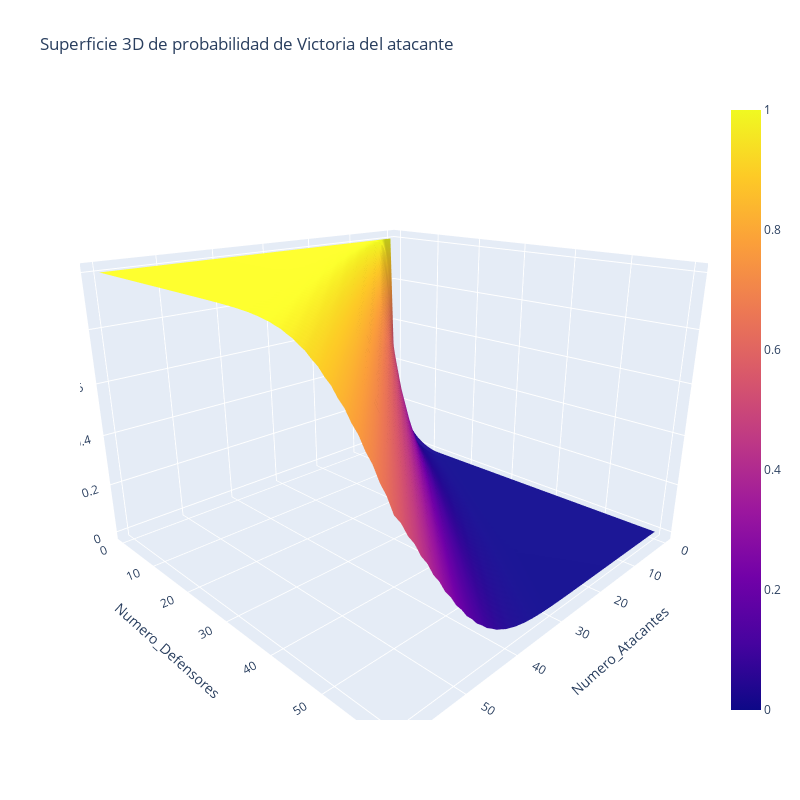

The code cell stored with this chart in its notebook:
### Code cell
import pandas as pd
import plotly.graph_objects as go

# Creamos un DataFrame de ejemplo
dfpb = df

# Creamos una tabla pivote a partir del DataFrame
table = pd.pivot_table(dfpb, values='Probabilidad_Victoria_Atacante', index='Numero_Atacantes', columns='Numero_Defensores')

# Creamos una malla de coordenadas x y z a partir de la tabla pivote
x, y = table.index.values, table.columns.values
X, Y = np.meshgrid(x, y)
Z = table.values.T

# Creamos la superficie 3D a partir de la malla de coordenadas
fig = go.Figure(data=[go.Surface(x=X, y=Y, z=Z)])

# Configuramos el diseño de la figura
fig.update_layout(
    title='Superficie 3D de probabilidad de Victoria del atacante',
    autosize=False,
    width=800,
    height=800,
    scene=dict(
        xaxis=dict(title='Numero_Atacantes'),
        yaxis=dict(title='Numero_Defensores'),
        zaxis=dict(title='Probabilidad_Victoria_Atacante'),
        aspectratio=dict(x=1, y=1, z=0.7),
        camera_eye=dict(x=1.2, y=1.2, z=0.6),
        dragmode='orbit'
    )
)

# Mostramos la figura
fig.show()

### Figure 1 — Plotly figure (JSON) as saved in the notebook; plotly's stock layout.template omitted (floating-point values rounded to 4 significant figures; data arrays with more than 128 entries replaced by an {"elided": "..."} marker saying what was removed)
{"data": [{"type": "surface", "x": {"elided": "61x61 int values"}, "y": {"elided": "61x61 int values"}, "z": {"elided": "61x61 float values"}}], "layout": {"autosize": false, "height": 800, "scene": {"aspectratio": {"x": 1, "y": 1, "z": 0.7}, "camera": {"eye": {"x": 1.2, "y": 1.2, "z": 0.6}}, "dragmode": "orbit", "xaxis": {"title": {"text": "Numero_Atacantes"}}, "yaxis": {"title": {"text": "Numero_Defensores"}}, "zaxis": {"title": {"text": "Probabilidad_Victoria_Atacante"}}}, "title": {"text": "Superficie 3D de probabilidad de Victoria del atacante"}, "width": 800}}
